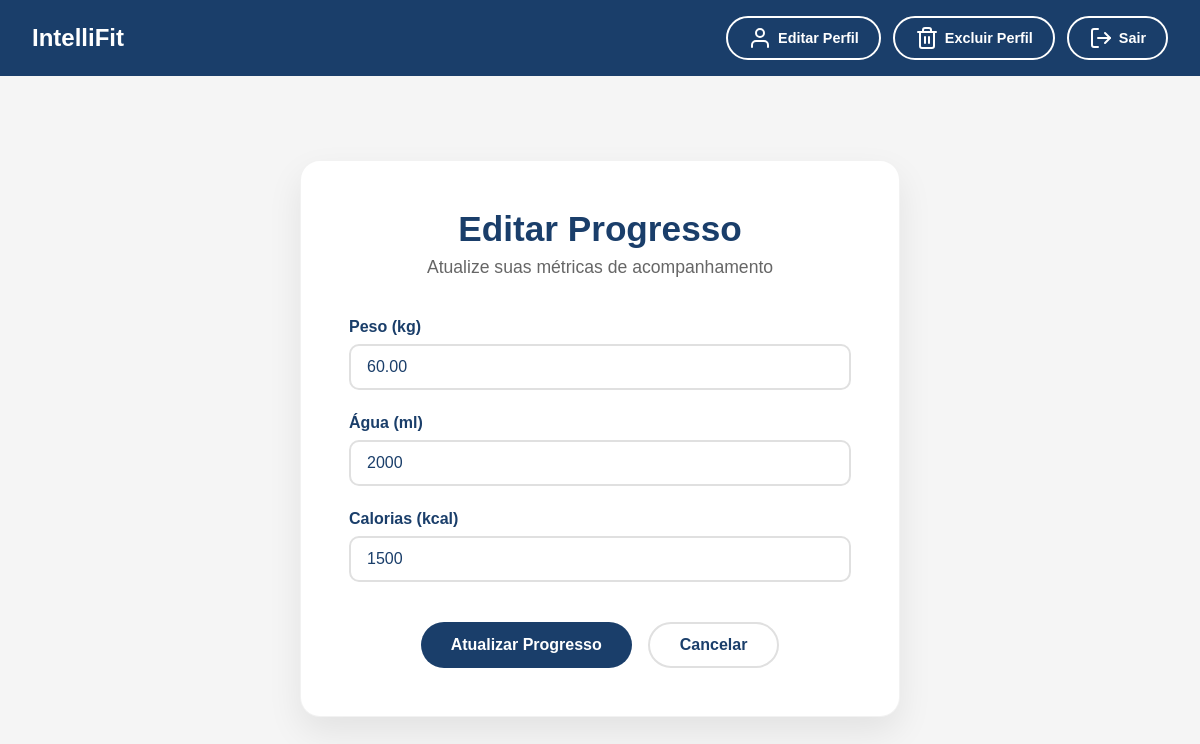
The page /progress/edit/1/ (signed in) on the database its author committed.
### progress/models.py (models this page shows, shortened)
class ProgressEntry(models.Model):
    user = models.ForeignKey(User, on_delete=models.CASCADE)
    date = models.DateField(auto_now_add=True)
    weight = models.DecimalField(max_digits=5, decimal_places=2, verbose_name="Peso (kg)")
    water_ml = models.IntegerField(verbose_name="Água (ml)")
    calories = models.IntegerField(verbose_name="Calorias (kcal)")

### progress/views.py (the view)
# urls.py: path('edit/<int:entry_id>/', views.edit_progress_page, name='edit_progress'),
@login_required
def edit_progress_page(request, entry_id):
    entry_to_edit = get_object_or_404(ProgressEntry, id=entry_id, user=request.user)
    if request.method == 'POST':
        form = ProgressEntryForm(request.POST, instance=entry_to_edit)
        if form.is_valid():
            form.save()
            messages.success(request, 'Progresso atualizado com sucesso!')
            return redirect('progress:progress_page')
    else:
        form = ProgressEntryForm(instance=entry_to_edit)
    context = {
        'form': form,
        'entry_id': entry_id
    }
    return render(request, 'progress/progress_edit.html', context)

### progress/forms.py
class ProgressEntryForm(forms.ModelForm):
    class Meta:
        model = ProgressEntry
        fields = ['weight', 'water_ml', 'calories']
    def __init__(self, *args, **kwargs):
        super().__init__(*args, **kwargs)
        if 'date' in self.fields:
            self.fields['date'].required = False

### progress/templates/progress/progress_edit.html (shortened to what this page needs)
{% load static %}
<!DOCTYPE html>
<html lang="pt-br">
<head>
  <link rel="stylesheet" href="{% static 'global/css/global.css' %}">
  <link rel="stylesheet" href="{% static 'users/css/progress_edit.css' %}">
</head>
<body>
  <header class="header">
    <a href="{% url 'dashboard' %}" class="logo-container">
      <h1 class="site-name">IntelliFit</h1>
    </a>
    <nav class="header-actions">
      <a href="{% url 'edit_account' %}" class="nav-btn"><i data-feather="user"></i> Editar Perfil</a>
      <a href="{% url 'delete_account' %}" class="nav-btn delete-btn"><i data-feather="trash-2"></i> Excluir Perfil</a>
      <form action="{% url 'logout' %}" method="post" class="logout-form">
        <button type="submit" class="nav-btn logout-btn"><i data-feather="log-out"></i> Sair</button>
      </form>
    </nav>
  </header>
  <main class="main-content">
    <div class="dashboard-container">
      <div class="welcome-section">
        <h2 class="welcome">Editar Progresso</h2>
        <p class="welcome-subtitle">Atualize suas métricas de acompanhamento</p>
      </div>
      <section class="form-section">
        <form method="POST" action="{% url 'progress:edit_progress' entry_id %}" class="progress-form">
          <div class="form-group">
            <label for="{{ form.weight.id_for_label }}">Peso (kg)</label>
            {{ form.weight }}
          </div>
          <div class="form-group">
            <label for="{{ form.water_ml.id_for_label }}">Água (ml)</label>
            {{ form.water_ml }}
          </div>
          <div class="form-group">
            <label for="{{ form.calories.id_for_label }}">Calorias (kcal)</label>
            {{ form.calories }}
          </div>
          <div class="form-actions">
            <button type="submit" class="btn-submit">Atualizar Progresso</button>
            <a href="{% url 'progress:progress_page' %}" class="cancel-btn">Cancelar</a>
          </div>
        </form>
      </section>
    </div>
  </main>
</body>
</html>

### templates/static/global/css/global.css (style rules this page uses)
:root { --dark-blue: #1a3e6a; --green: #4caf50; --light-blue: #64b5f6; --light-gray: #f5f5f5; --danger: #e53935; --background: #f5f5f5; --text: #1a3e6a; --card: #fff; }
* { margin: 0; padding: 0; box-sizing: border-box; font-family: Arial, Helvetica, sans-serif; }
body { background: var(--background); color: var(--text); min-height: 100vh; display: flex; flex-direction: column; }
.header { background: var(--dark-blue); padding: 1rem 2rem; display: flex; justify-content: space-between; align-items: center; box-shadow: 0 2px 10px rgba(0, 0, 0, 0.1); }
.logo-container { display: flex; align-items: center; gap: 12px; text-decoration: none; color: white; }
.site-name { color: white; font-size: 1.5rem; font-weight: bold; font-family: Arial, Helvetica, sans-serif; }
.nav-btn { padding: 8px 20px; border: 2px solid white; border-radius: 25px; background: transparent; color: white; text-decoration: none; font-size: 0.9rem; font-weight: 600; transition: all 0.3s ease; cursor: pointer; font-family: Arial, Helvetica, sans-serif; padding: 8px 20px; border: 2px solid white; border-radius: 25px; background: transparent; color: white; text-decoration: none; font-size: 0.9rem; font-weight: 600; transition: all 0.3s ease; cursor: pointer; font-family: Arial, Helvetica, sans-serif; display: inline-flex; align-items: center; justify-content: center; gap: 6px; white-space: nowrap; min-height: 40px; box-sizing: border-box; }
.main-content { flex: 1; padding: 2rem; }

### templates/static/progress/css/progress_edit.css (style rules this page uses)
.main-content { flex: 1; display: flex; justify-content: center; align-items: center; padding: 2rem; background: var(--background); }
.dashboard-container { background-color: var(--card); padding: 3rem; border-radius: 20px; box-shadow: 0 15px 35px rgba(0, 0, 0, 0.08); width: 100%; max-width: 600px; text-align: center; border: 1px solid rgba(0, 0, 0, 0.05); }
.welcome-section { margin-bottom: 2.5rem; }
.welcome { color: var(--text); font-size: 2.2rem; margin-bottom: 0.5rem; font-weight: 600; font-family: Arial, Helvetica, sans-serif; }
.welcome-subtitle { color: #666; font-size: 1.1rem; font-family: Arial, Helvetica, sans-serif; }
.form-section { width: 100%; }
.progress-form { display: flex; flex-direction: column; gap: 1.5rem; }
.form-group { display: flex; flex-direction: column; align-items: flex-start; gap: 0.5rem; }
.form-group label { color: var(--text); font-weight: 600; font-size: 1rem; font-family: Arial, Helvetica, sans-serif; }
.form-group input { width: 100%; padding: 12px 16px; border: 2px solid #e0e0e0; border-radius: 10px; font-size: 1rem; font-family: Arial, Helvetica, sans-serif; transition: all 0.3s ease; background-color: var(--card); color: var(--text); }
.form-actions { display: flex; gap: 1rem; justify-content: center; margin-top: 1rem; }
.btn-submit { background: var(--dark-blue); color: white; border: none; padding: 12px 30px; border-radius: 25px; font-size: 1rem; font-weight: 600; font-family: Arial, Helvetica, sans-serif; cursor: pointer; transition: all 0.3s ease; text-decoration: none; display: inline-flex; align-items: center; justify-content: center; min-height: 44px; }
.cancel-btn { background: transparent; color: var(--text); border: 2px solid #e0e0e0; padding: 12px 30px; border-radius: 25px; font-size: 1rem; font-weight: 600; font-family: Arial, Helvetica, sans-serif; cursor: pointer; transition: all 0.3s ease; text-decoration: none; display: inline-flex; align-items: center; justify-content: center; min-height: 44px; }
.header-actions { display: flex; align-items: center; gap: 12px; }
.nav-btn { padding: 8px 20px; border: 2px solid white; border-radius: 25px; background: transparent; color: white; text-decoration: none; font-size: 0.9rem; font-weight: 600; transition: all 0.3s ease; cursor: pointer; font-family: Arial, Helvetica, sans-serif; display: flex; align-items: center; gap: 6px; }
.logout-form { margin: 0; padding: 0; }

### rows shown on the page
ProgressEntry: weight "60.00", water_ml "2000", calories "1500"
